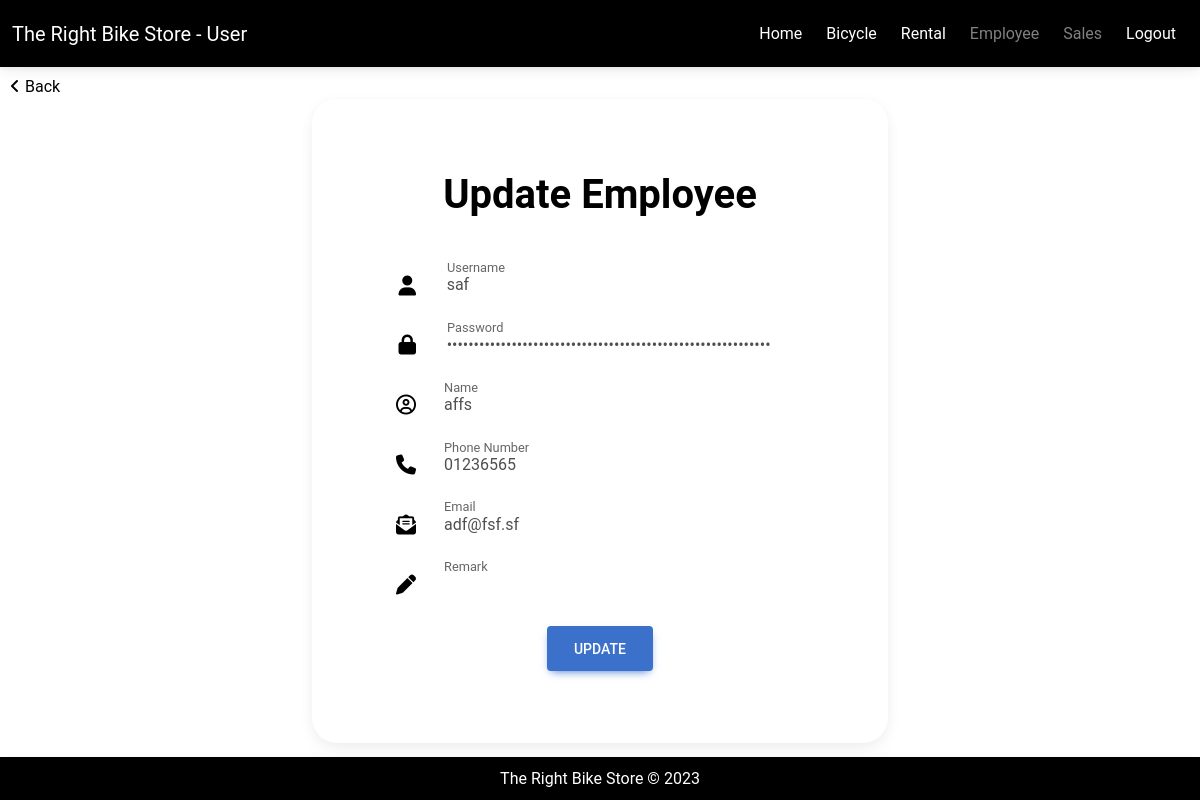
Screenshot of /employeeUpdate.php?id=5 with the database file from the repository.
### tables this page shows
CREATE TABLE `employee` (
  `id` int(11) NOT NULL,
  `username` varchar(255) NOT NULL,
  `password` varchar(255) NOT NULL,
  `name` varchar(30) NOT NULL,
  `phoneNo` varchar(11) NOT NULL,
  `email` varchar(255) NOT NULL,
  `remark` varchar(255) DEFAULT NULL,
  `created_at` timestamp NULL DEFAULT CURRENT_TIMESTAMP,
  `updated_at` timestamp NULL DEFAULT CURRENT_TIMESTAMP ON UPDATE CURRENT_TIMESTAMP,
  `created_by_admin` int(11) DEFAULT NULL
);

### employeeUpdate.php (the view, shortened to what this page needs)
<?php
require_once "./header.php";
require_once "./config/config.php";
?>
<?php
if(isset($_GET['id'])){
    $id = $_GET['id'];
    $select = $conn->prepare("SELECT * FROM employee WHERE id = :id");
    $select->execute([':id' => $id]);
    $user = $select->fetch(PDO::FETCH_OBJ);
}
?>
<div class="back mt-5">
  <br>
  <a href="employeeList.php"><i class="fa-solid fa-angle-left"></i>Back</a>
</div>
<div class="container-fluid mb-5">
  <div class="row justify-content-center">
    <div class="col-lg-6">
      <div class="card text-black" style="border-radius: 25px;">
        <div class="card-body p-md-5">
          <div class="row justify-content-center">
              <p class="text-center h1 fw-bold mb-5 mx-1 mx-md-4 mt-4">Update Employee</p>
              <form action="employeeUpdate.php?id=<?php echo $id; ?>" class="px-5" method="POST">
                <div class="d-flex flex-row align-items-center mb-4">
                  <i class="fas fa-user fa-lg me-3 fa-fw"></i>
                  <div class="form-outline flex-fill mb-0">
                    <input type="text" id="username" value="<?php echo $user->username; ?>" class="form-control active" name="username" required/>
                    <label class="form-label" for="username">Username</label>
                  </div>
                </div>
                <div class="d-flex flex-row align-items-center mb-4">
                  <i class="fas fa-lock fa-lg me-3 fa-fw"></i>
                  <div class="form-outline flex-fill mb-0">
					<input type="password" id="password" class="form-control active" value="<?php echo $user->password; ?>" name="password" required/>
                    <label class="form-label" for="password">Password</label>
                  </div>
                </div>
                <div class="d-flex flex-row align-items-center mb-4">
					<i class="far fa-circle-user fa-lg me-3"></i>
                  <div class="form-outline flex-fill mb-0">
                    <input type="text" id="name" value="<?php echo $user->name; ?>" class="form-control active" name="name" required/>
                    <label class="form-label" for="name">Name</label>
                  </div>
                </div>
                <div class="d-flex flex-row align-items-center mb-4">
									<i class="fas fa-phone fa-lg me-3"></i>
                  <div class="form-outline flex-fill mb-0">
                    <input type="number" id="phoneNo" value="<?php echo $user->phoneNo; ?>" class="form-control active" name="phoneNo" required/>
                    <label class="form-label" for="phoneNo">Phone Number</label>
                  </div>
                </div>
                <div class="d-flex flex-row align-items-center mb-4">
					<i class="fas fa-envelope-open-text fa-lg me-3"></i>
					<div class="form-outline flex-fill mb-0">
                    <input type="email" id="email" class="form-control active" value="<?php echo $user->email; ?>" name="email" required/>
                    <label class="form-label" for="email">Email</label>
                  </div>
                </div>
                <div class="d-flex flex-row align-items-center mb-4">
					<i class="fas fa-pen fa-lg me-3"></i>
					<div class="form-outline flex-fill mb-0">
                    <input type="text" id="remark" value="<?php echo $user->remark; ?>" class="form-control active" name="remark"/>
                    <label class="form-label" for="remark">Remark</label>
                  </div>
                </div>
                <div class="d-flex justify-content-center mx-4 mb-3 mb-lg-4">
                  <button type="submit" name="submit" class="btn btn-primary btn-lg">Update</button>
                </div>
              </form>
          </div>
        </div>
      </div>
    </div>
  </div>
</div>
<?php
require_once "./footer.php";
?>

### assets/css/style.css (style rules this page uses)
.back { margin-left: 10px; margin-top: 10px; }
.back a { color: black; text-decoration: none; }
.back i { padding-right: 5px; }
.btn { text-align: center; }

### rows the page displays
employee: username "saf", name "affs", phoneNo "01236565", email "adf@fsf.sf"
